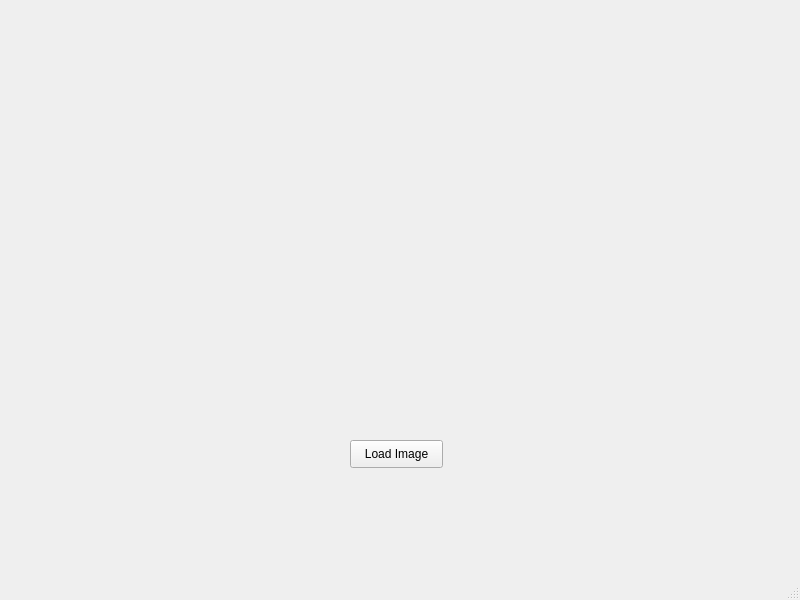
<?xml version="1.0" encoding="UTF-8"?>
<ui version="4.0">
 <class>MainWindow</class>
 <widget class="QMainWindow" name="MainWindow">
  <property name="geometry">
   <rect>
    <x>0</x>
    <y>0</y>
    <width>800</width>
    <height>600</height>
   </rect>
  </property>
  <property name="windowTitle">
   <string>MainWindow</string>
  </property>
  <widget class="QWidget" name="centralwidget">
   <widget class="QLabel" name="imgLabel">
    <property name="geometry">
     <rect>
      <x>170</x>
      <y>60</y>
      <width>451</width>
      <height>301</height>
     </rect>
    </property>
    <property name="text">
     <string/>
    </property>
   </widget>
   <widget class="QPushButton" name="loadButton">
    <property name="geometry">
     <rect>
      <x>350</x>
      <y>440</y>
      <width>93</width>
      <height>28</height>
     </rect>
    </property>
    <property name="text">
     <string>Load Image</string>
    </property>
   </widget>
  </widget>
  <widget class="QMenuBar" name="menubar">
   <property name="geometry">
    <rect>
     <x>0</x>
     <y>0</y>
     <width>800</width>
     <height>26</height>
    </rect>
   </property>
  </widget>
  <widget class="QStatusBar" name="statusbar"/>
 </widget>
 <resources/>
 <connections/>
</ui>
